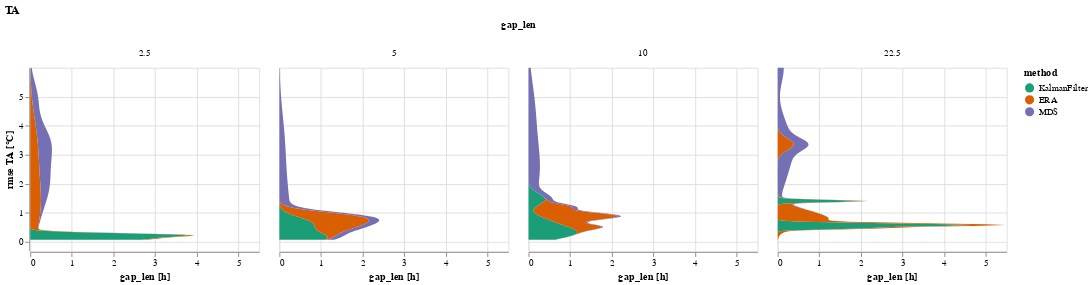

Source (notebook cell):
### Code cell
facet_wrap(data_results, _the_plot_violin, "var", y_labels = [f"rmse {var} [{units_big[var]}]" for var in data_results['var'].unique()])

### Figure 1 — Vega-Lite specification as saved in the notebook (floating-point values rounded to 4 significant figures)
{"config": {"view": {"continuousWidth": 400, "continuousHeight": 300}}, "vconcat": [{"hconcat": [{"mark": {"type": "area", "orient": "horizontal"}, "encoding": {"color": {"field": "method", "scale": {"domain": ["KalmanFilter", "ERA", "MDS"], "scheme": "dark2"}, "type": "nominal"}, "column": {"field": "gap_len", "type": "nominal"}, "x": {"axis": {"labelAngle": 0}, "field": "density", "title": "gap_len [h]", "type": "quantitative"}, "xOffset": {"field": "method", "scale": {"domain": ["KalmanFilter", "ERA", "MDS"]}, "type": "nominal"}, "y": {"field": "rmse", "scale": {"domainMin": -0.3123}, "title": "rmse TA [°C]", "type": "quantitative"}}, "height": 200, "title": "TA", "transform": [{"density": "rmse", "groupby": ["method", "gap_len"], "as": ["rmse", "density"]}], "width": 250}]}], "data": {"name": "data-7b4129cbc295ae5d5cefb5946e284e41"}, "resolve": {"scale": {"y": "independent"}}, "$schema": "https://vega.github.io/schema/vega-lite/v5.2.0.json", "datasets": {"data-7b4129cbc295ae5d5cefb5946e284e41": [{"method": "KalmanFilter", "var": "TA", "gap_len": 2.5, "idx_rep": 0, "rmse": 0.2183, "rmse_norm": 0.02754}, {"method": "KalmanFilter", "var": "TA", "gap_len": 2.5, "idx_rep": 1, "rmse": 0.2589, "rmse_norm": 0.03267}, {"method": "KalmanFilter", "var": "TA", "gap_len": 2.5, "idx_rep": 2, "rmse": 0.09277, "rmse_norm": 0.01171}, {"method": "KalmanFilter", "var": "TA", "gap_len": 2.5, "idx_rep": 3, "rmse": 0.07547, "rmse_norm": 0.009523}, {"method": "KalmanFilter", "var": "TA", "gap_len": 2.5, "idx_rep": 4, "rmse": 0.2206, "rmse_norm": 0.02784}, {"method": "ERA", "var": "TA", "gap_len": 2.5, "idx_rep": 0, "rmse": 1.312, "rmse_norm": 0.1656}, {"method": "ERA", "var": "TA", "gap_len": 2.5, "idx_rep": 1, "rmse": 1.609, "rmse_norm": 0.203}, {"method": "ERA", "var": "TA", "gap_len": 2.5, "idx_rep": 2, "rmse": 3.655, "rmse_norm": 0.4612}, {"method": "ERA", "var": "TA", "gap_len": 2.5, "idx_rep": 3, "rmse": 0.6886, "rmse_norm": 0.08689}, {"method": "ERA", "var": "TA", "gap_len": 2.5, "idx_rep": 4, "rmse": 2.978, "rmse_norm": 0.3757}, {"method": "MDS", "var": "TA", "gap_len": 2.5, "idx_rep": 0, "rmse": 3.533, "rmse_norm": 0.4459}, {"method": "MDS", "var": "TA", "gap_len": 2.5, "idx_rep": 1, "rmse": 4.999, "rmse_norm": 0.6309}, {"method": "MDS", "var": "TA", "gap_len": 2.5, "idx_rep": 2, "rmse": 1.798, "rmse_norm": 0.2269}, {"method": "MDS", "var": "TA", "gap_len": 2.5, "idx_rep": 3, "rmse": 2.541, "rmse_norm": 0.3207}, {"method": "MDS", "var": "TA", "gap_len": 2.5, "idx_rep": 4, "rmse": 3.392, "rmse_norm": 0.4281}, {"method": "KalmanFilter", "var": "TA", "gap_len": 5.0, "idx_rep": 0, "rmse": 0.1499, "rmse_norm": 0.01891}, {"method": "KalmanFilter", "var": "TA", "gap_len": 5.0, "idx_rep": 1, "rmse": 0.1249, "rmse_norm": 0.01576}, {"method": "KalmanFilter", "var": "TA", "gap_len": 5.0, "idx_rep": 2, "rmse": 0.1249, "rmse_norm": 0.01576}, {"method": "KalmanFilter", "var": "TA", "gap_len": 5.0, "idx_rep": 3, "rmse": 0.6499, "rmse_norm": 0.08201}, {"method": "KalmanFilter", "var": "TA", "gap_len": 5.0, "idx_rep": 4, "rmse": 0.6384, "rmse_norm": 0.08057}, {"method": "ERA", "var": "TA", "gap_len": 5.0, "idx_rep": 0, "rmse": 0.785, "rmse_norm": 0.09906}, {"method": "ERA", "var": "TA", "gap_len": 5.0, "idx_rep": 1, "rmse": 0.9185, "rmse_norm": 0.1159}, {"method": "ERA", "var": "TA", "gap_len": 5.0, "idx_rep": 2, "rmse": 0.9185, "rmse_norm": 0.1159}, {"method": "ERA", "var": "TA", "gap_len": 5.0, "idx_rep": 3, "rmse": 0.437, "rmse_norm": 0.05515}, {"method": "ERA", "var": "TA", "gap_len": 5.0, "idx_rep": 4, "rmse": 0.6119, "rmse_norm": 0.07722}, {"method": "MDS", "var": "TA", "gap_len": 5.0, "idx_rep": 0, "rmse": 3.71, "rmse_norm": 0.4682}, {"method": "MDS", "var": "TA", "gap_len": 5.0, "idx_rep": 1, "rmse": 0.749, "rmse_norm": 0.09452}, {"method": "MDS", "var": "TA", "gap_len": 5.0, "idx_rep": 2, "rmse": 0.749, "rmse_norm": 0.09452}, {"method": "MDS", "var": "TA", "gap_len": 5.0, "idx_rep": 3, "rmse": 2.579, "rmse_norm": 0.3254}, {"method": "MDS", "var": "TA", "gap_len": 5.0, "idx_rep": 4, "rmse": 0.826, "rmse_norm": 0.1042}, {"method": "KalmanFilter", "var": "TA", "gap_len": 10.0, "idx_rep": 0, "rmse": 1.47, "rmse_norm": 0.1855}, {"method": "KalmanFilter", "var": "TA", "gap_len": 10.0, "idx_rep": 1, "rmse": 0.3434, "rmse_norm": 0.04333}, {"method": "KalmanFilter", "var": "TA", "gap_len": 10.0, "idx_rep": 2, "rmse": 0.3758, "rmse_norm": 0.04742}, {"method": "KalmanFilter", "var": "TA", "gap_len": 10.0, "idx_rep": 3, "rmse": 0.1822, "rmse_norm": 0.02299}, {"method": "KalmanFilter", "var": "TA", "gap_len": 10.0, "idx_rep": 4, "rmse": 0.6914, "rmse_norm": 0.08724}, {"method": "ERA", "var": "TA", "gap_len": 10.0, "idx_rep": 0, "rmse": 0.9815, "rmse_norm": 0.1238}, {"method": "ERA", "var": "TA", "gap_len": 10.0, "idx_rep": 1, "rmse": 0.8975, "rmse_norm": 0.1133}, {"method": "ERA", "var": "TA", "gap_len": 10.0, "idx_rep": 2, "rmse": 1.2, "rmse_norm": 0.1515}, {"method": "ERA", "var": "TA", "gap_len": 10.0, "idx_rep": 3, "rmse": 0.8052, "rmse_norm": 0.1016}, {"method": "ERA", "var": "TA", "gap_len": 10.0, "idx_rep": 4, "rmse": 0.5328, "rmse_norm": 0.06724}, {"method": "MDS", "var": "TA", "gap_len": 10.0, "idx_rep": 0, "rmse": 2.847, "rmse_norm": 0.3593}, {"method": "MDS", "var": "TA", "gap_len": 10.0, "idx_rep": 1, "rmse": 2.378, "rmse_norm": 0.3001}, {"method": "MDS", "var": "TA", "gap_len": 10.0, "idx_rep": 2, "rmse": 3.927, "rmse_norm": 0.4955}, {"method": "MDS", "var": "TA", "gap_len": 10.0, "idx_rep": 3, "rmse": 4.951, "rmse_norm": 0.6247}, {"method": "MDS", "var": "TA", "gap_len": 10.0, "idx_rep": 4, "rmse": 1.934, "rmse_norm": 0.244}, {"method": "KalmanFilter", "var": "TA", "gap_len": 22.5, "idx_rep": 0, "rmse": 0.6339, "rmse_norm": 0.07999}, {"method": "KalmanFilter", "var": "TA", "gap_len": 22.5, "idx_rep": 1, "rmse": 1.408, "rmse_norm": 0.1777}, {"method": "KalmanFilter", "var": "TA", "gap_len": 22.5, "idx_rep": 2, "rmse": 0.564, "rmse_norm": 0.07118}, {"method": "KalmanFilter", "var": "TA", "gap_len": 22.5, "idx_rep": 3, "rmse": 0.5751, "rmse_norm": 0.07257}, {"method": "KalmanFilter", "var": "TA", "gap_len": 22.5, "idx_rep": 4, "rmse": 0.473, "rmse_norm": 0.05968}, {"method": "ERA", "var": "TA", "gap_len": 22.5, "idx_rep": 0, "rmse": 0.8514, "rmse_norm": 0.1074}, {"method": "ERA", "var": "TA", "gap_len": 22.5, "idx_rep": 1, "rmse": 0.6931, "rmse_norm": 0.08746}, {"method": "ERA", "var": "TA", "gap_len": 22.5, "idx_rep": 2, "rmse": 3.362, "rmse_norm": 0.4243}, {"method": "ERA", "var": "TA", "gap_len": 22.5, "idx_rep": 3, "rmse": 1.096, "rmse_norm": 0.1383}, {"method": "ERA", "var": "TA", "gap_len": 22.5, "idx_rep": 4, "rmse": 0.7357, "rmse_norm": 0.09284}, {"method": "MDS", "var": "TA", "gap_len": 22.5, "idx_rep": 0, "rmse": 3.027, "rmse_norm": 0.382}, {"method": "MDS", "var": "TA", "gap_len": 22.5, "idx_rep": 1, "rmse": 3.984, "rmse_norm": 0.5027}, {"method": "MDS", "var": "TA", "gap_len": 22.5, "idx_rep": 2, "rmse": 5.995, "rmse_norm": 0.7565}, {"method": "MDS", "var": "TA", "gap_len": 22.5, "idx_rep": 3, "rmse": 2.206, "rmse_norm": 0.2783}, {"method": "MDS", "var": "TA", "gap_len": 22.5, "idx_rep": 4, "rmse": 3.224, "rmse_norm": 0.4068}]}}
